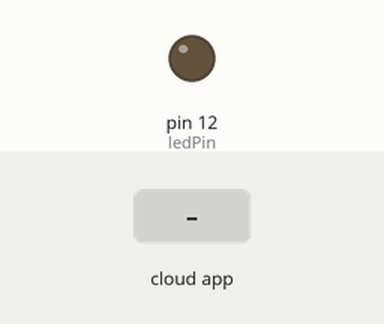
The sketch below on a simulated Arduino Uno, built with avr-gcc and run on an emulated ATmega328P. On the bench: output pins drawn as LEDs (lit = HIGH). The test bench sets the inputs (shaded band). The ROS host is connected and sends only what is stated.

Above: at 1.2 s.
1.3 s: the phone or cloud app sets current_speed to 100
At 2.5 s:
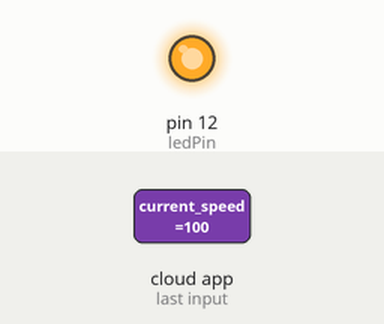
2.8 s: the phone or cloud app sets current_speed to -100
At 4.1 s:
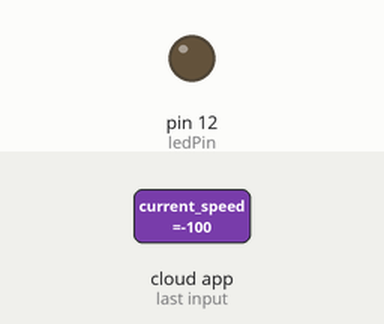
Timing chart, 0 to 5.8 s (numbered marks = the images above; inputs shaded):
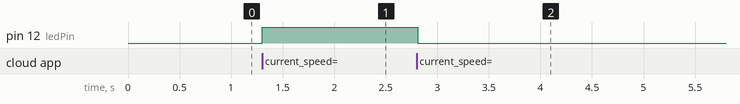

The sketch:

arduinohareketkod.ino
```cpp
#include <ros.h>
#include <ArduinoHardware.h>
#include <std_msgs/Float32.h>

const int ledPin = 12;
const float speedThreshold = 0.40;  // Hız eşiği (m/s)

ros::NodeHandle nh;

void speedCallback(const std_msgs::Float32& msg) {
  float currentSpeed = msg.data;
  if (currentSpeed >= speedThreshold) {
    digitalWrite(ledPin, HIGH);  // LED'i yak
  } else {
    digitalWrite(ledPin, LOW);   // LED'i söndür
  }
}

ros::Subscriber<std_msgs::Float32> sub("current_speed", speedCallback);

void setup() {
  nh.getHardware()->setBaud(115200);
  pinMode(ledPin, OUTPUT);
  nh.initNode();
  nh.subscribe(sub);
}

void loop() {
  nh.spinOnce();
  delay(10);
}
```

Measured:
- after the input at 1.3 s, pin 12 (ledPin): LOW → HIGH at once
- after the input at 2.8 s, pin 12 (ledPin): HIGH → LOW at once
